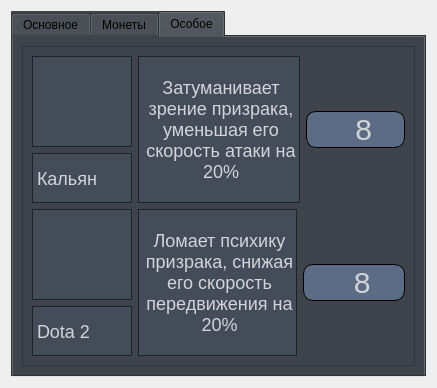
<?xml version="1.0" encoding="UTF-8"?>
<ui version="4.0">
 <class>AddBuildingForm</class>
 <widget class="QWidget" name="AddBuildingForm">
  <property name="geometry">
   <rect>
    <x>0</x>
    <y>0</y>
    <width>437</width>
    <height>388</height>
   </rect>
  </property>
  <property name="windowTitle">
   <string>Form</string>
  </property>
  <layout class="QVBoxLayout" name="verticalLayout">
   <item>
    <widget class="QTabWidget" name="tabWidget">
     <property name="styleSheet">
      <string notr="true">QWidget {
	background: rgb(63, 68, 76);
}

QLabel {
	font: 18px;
	background: rgba(96, 112, 138, 0.2);
	color: rgb(210, 213, 216);
	border: 1px solid rgb(30, 33, 37);
}

QPushButton {
	font: 30px;
	color: rgb(210, 213, 216);
	background: rgba(96, 112, 138, 0.9);
	border: 1px solid black;
	border-radius: 10px;
}

QPushButton:hover {
	background: rgba(96, 112, 138, 0.5);
}

QPushButton:pressed {
	background: rgba(70, 84, 105, 0.7);
}</string>
     </property>
     <property name="currentIndex">
      <number>2</number>
     </property>
     <widget class="QWidget" name="tab">
      <attribute name="title">
       <string>Основное</string>
      </attribute>
      <widget class="QWidget" name="gridLayoutWidget">
       <property name="geometry">
        <rect>
         <x>30</x>
         <y>50</y>
         <width>321</width>
         <height>81</height>
        </rect>
       </property>
       <layout class="QGridLayout" name="gridLayout">
        <item row="1" column="0">
         <widget class="QLabel" name="label_2">
          <property name="text">
           <string>Турель</string>
          </property>
         </widget>
        </item>
        <item row="0" column="0">
         <widget class="QLabel" name="label">
          <property name="text">
           <string>изобр</string>
          </property>
         </widget>
        </item>
        <item row="0" column="2" rowspan="2">
         <widget class="QPushButton" name="pushButton">
          <property name="text">
           <string>  8</string>
          </property>
          <property name="icon">
           <iconset theme="emblem-favorite"/>
          </property>
         </widget>
        </item>
        <item row="0" column="1" rowspan="2">
         <widget class="QLabel" name="label_3">
          <property name="text">
           <string>&lt;html&gt;&lt;head/&gt;&lt;body&gt;&lt;p&gt;Атака: 4&lt;/p&gt;&lt;p&gt;Дистанция: 4&lt;/p&gt;&lt;/body&gt;&lt;/html&gt;</string>
          </property>
         </widget>
        </item>
       </layout>
      </widget>
      <widget class="QWidget" name="gridLayoutWidget_2">
       <property name="geometry">
        <rect>
         <x>30</x>
         <y>150</y>
         <width>321</width>
         <height>91</height>
        </rect>
       </property>
       <layout class="QGridLayout" name="gridLayout_2">
        <item row="1" column="0">
         <widget class="QLabel" name="label_5">
          <property name="text">
           <string/>
          </property>
         </widget>
        </item>
        <item row="0" column="0">
         <widget class="QLabel" name="label_4">
          <property name="text">
           <string>TextLabel</string>
          </property>
         </widget>
        </item>
        <item row="0" column="1" rowspan="2">
         <widget class="QLabel" name="label_6">
          <property name="text">
           <string>TextLabel</string>
          </property>
         </widget>
        </item>
        <item row="0" column="2" rowspan="2">
         <widget class="QPushButton" name="pushButton_2">
          <property name="text">
           <string>  200</string>
          </property>
          <property name="icon">
           <iconset theme="emblem-favorite"/>
          </property>
         </widget>
        </item>
       </layout>
      </widget>
     </widget>
     <widget class="QWidget" name="tab_2">
      <attribute name="title">
       <string>Монеты</string>
      </attribute>
     </widget>
     <widget class="QWidget" name="tab_3">
      <attribute name="title">
       <string>Особое</string>
      </attribute>
      <layout class="QVBoxLayout" name="verticalLayout_3">
       <item>
        <widget class="QScrollArea" name="scrollArea">
         <property name="widgetResizable">
          <bool>true</bool>
         </property>
         <widget class="QWidget" name="scrollAreaWidgetContents_3">
          <property name="geometry">
           <rect>
            <x>0</x>
            <y>0</y>
            <width>395</width>
            <height>319</height>
           </rect>
          </property>
          <layout class="QVBoxLayout" name="verticalLayout_4">
           <item>
            <layout class="QGridLayout" name="gridLayout_4">
             <item row="0" column="1" rowspan="2">
              <widget class="QLabel" name="label_12">
               <property name="text">
                <string>&lt;html&gt;&lt;head/&gt;&lt;body&gt;&lt;p align=&quot;center&quot;&gt;Затуманивает &lt;br/&gt;зрение призрака,  &lt;br/&gt;уменьшая его &lt;br/&gt;скорость атаки на&lt;br/&gt;20%&lt;/p&gt;&lt;/body&gt;&lt;/html&gt;</string>
               </property>
              </widget>
             </item>
             <item row="0" column="0">
              <widget class="QLabel" name="label_10">
               <property name="maximumSize">
                <size>
                 <width>100</width>
                 <height>100</height>
                </size>
               </property>
               <property name="text">
                <string>&lt;html&gt;&lt;head/&gt;&lt;body&gt;&lt;p align=&quot;center&quot;&gt;&lt;img src=&quot;:/images/resourses/images/hookah.png&quot;/&gt;&lt;/p&gt;&lt;/body&gt;&lt;/html&gt;</string>
               </property>
              </widget>
             </item>
             <item row="1" column="0">
              <widget class="QLabel" name="label_11">
               <property name="maximumSize">
                <size>
                 <width>150</width>
                 <height>50</height>
                </size>
               </property>
               <property name="text">
                <string>Кальян</string>
               </property>
              </widget>
             </item>
             <item row="0" column="2" rowspan="2">
              <widget class="QPushButton" name="pushButton_4">
               <property name="text">
                <string>  8</string>
               </property>
               <property name="icon">
                <iconset theme="emblem-favorite"/>
               </property>
               <property name="iconSize">
                <size>
                 <width>25</width>
                 <height>25</height>
                </size>
               </property>
              </widget>
             </item>
            </layout>
           </item>
           <item>
            <layout class="QGridLayout" name="gridLayout_3">
             <item row="0" column="2" rowspan="2">
              <widget class="QPushButton" name="pushButton_3">
               <property name="text">
                <string>  8</string>
               </property>
               <property name="icon">
                <iconset theme="emblem-favorite"/>
               </property>
               <property name="iconSize">
                <size>
                 <width>25</width>
                 <height>25</height>
                </size>
               </property>
              </widget>
             </item>
             <item row="0" column="0">
              <widget class="QLabel" name="label_8">
               <property name="maximumSize">
                <size>
                 <width>100</width>
                 <height>100</height>
                </size>
               </property>
               <property name="text">
                <string>&lt;html&gt;&lt;head/&gt;&lt;body&gt;&lt;p align=&quot;center&quot;&gt;&lt;img src=&quot;:/images/resourses/images/dota.png&quot;/&gt;&lt;/p&gt;&lt;/body&gt;&lt;/html&gt;</string>
               </property>
              </widget>
             </item>
             <item row="0" column="1" rowspan="2">
              <widget class="QLabel" name="label_9">
               <property name="text">
                <string>&lt;html&gt;&lt;head/&gt;&lt;body&gt;&lt;p align=&quot;center&quot;&gt;Ломает психику&lt;br/&gt;призрака, снижая&lt;br/&gt;его скорость&lt;br/&gt;передвижения на&lt;br/&gt;20%&lt;/p&gt;&lt;/body&gt;&lt;/html&gt;</string>
               </property>
              </widget>
             </item>
             <item row="1" column="0">
              <widget class="QLabel" name="label_7">
               <property name="maximumSize">
                <size>
                 <width>150</width>
                 <height>50</height>
                </size>
               </property>
               <property name="text">
                <string>Dota 2</string>
               </property>
              </widget>
             </item>
            </layout>
           </item>
          </layout>
         </widget>
        </widget>
       </item>
      </layout>
     </widget>
    </widget>
   </item>
  </layout>
 </widget>
 <resources/>
 <connections/>
</ui>
